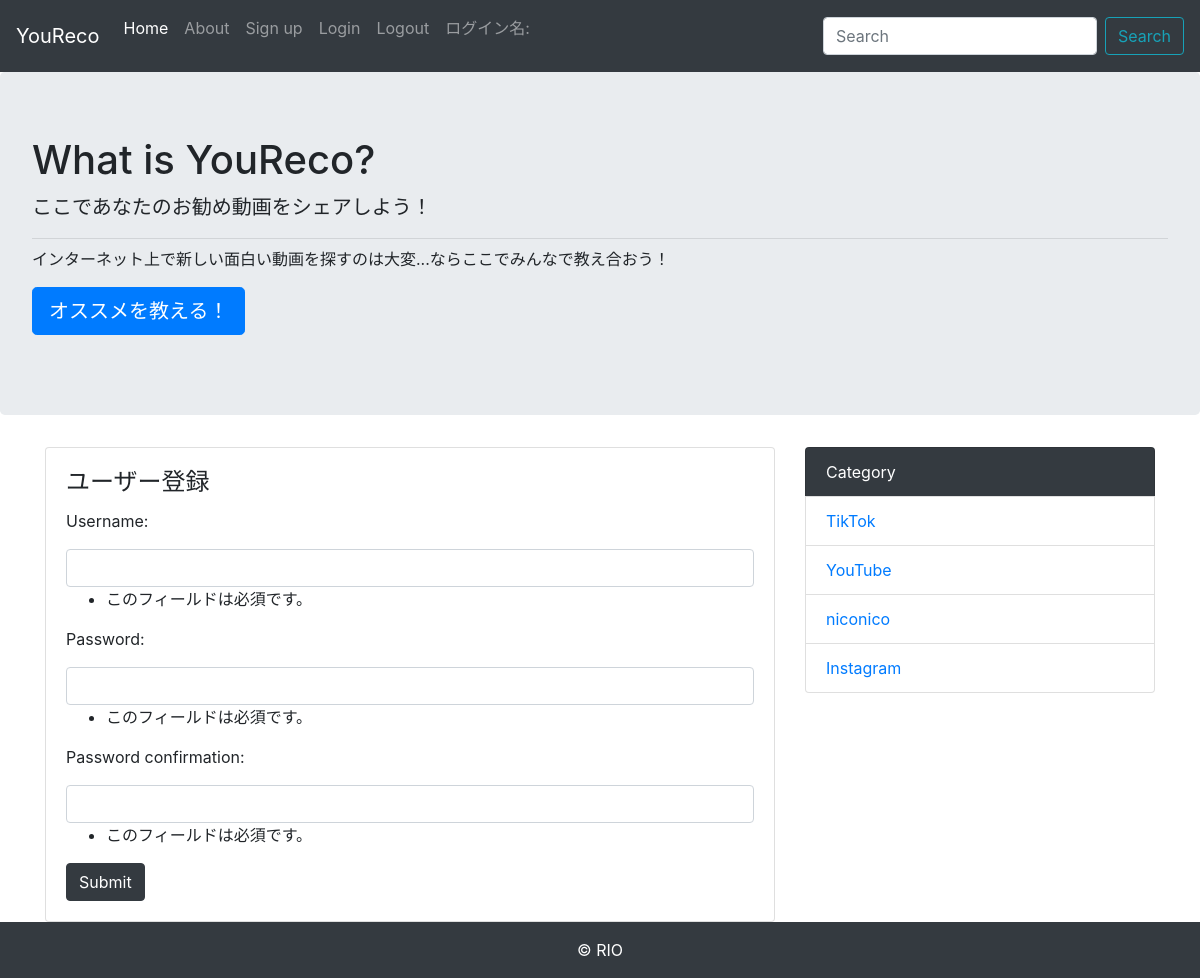
Page /create/ on the committed database.
### blog/models.py (models this page shows)
class Category(models.Model):
    name = models.CharField('Category', max_length=255)
    created_at = models.DateTimeField('Date', default=timezone.now)
    def __str__(self):
        return self.name

### blog/views.py (the view, shortened to what this page needs)
class Create_account(generic.CreateView):
    def get(self, request, *args, **kwargs):
        form = UserCreateForm(request.POST)
        return  render(request, 'create.html', {'form': form,})

### blog/forms.py
class UserCreateForm(UserCreationForm):
    def __init__(self, *args, **kwargs):
        super().__init__(*args, **kwargs)
        self.fields['username'].widget.attrs['class'] = 'form-control'
        self.fields['password1'].widget.attrs['class'] = 'form-control'
        self.fields['password2'].widget.attrs['class'] = 'form-control'
    class Meta:
       model = User
       fields = ("username", "password1", "password2",)

### blog/context_processors.py (called while the page is built)
def common(request):
    context = {
        'category_list': Category.objects.all(),
    }
    return context

### blog/templates/create.html (shortened to what this page needs)
{% extends 'blog/base.html' %}
{% block content%}
<div class="card">
  <div class="card-body">
    <h4 class="card-title">ユーザー登録</h4>
    <form action="" method='POST'>
      {% for field in form %}
      <div class='form-group'>
          <label for="{{field.id_for_label}}">{{field.label_tag}}</label>
          {{field}}
          {{field.errors}}
      </div>
      {% endfor %}
      <button type='submit' class='btn btn-dark'>Submit</button>
  </form>
  </div>
</div>
{% endblock%}

### blog/templates/blog/base.html (shortened to what this page needs)
<!doctype html>
<html lang="ja">
  <head>
    <link rel="stylesheet" href="https://maxcdn.bootstrapcdn.com/bootstrap/4.0.0-beta.2/css/bootstrap.min.css">
  </head>
  <body>
    <nav class="navbar navbar-expand-lg navbar-dark bg-dark">
      <a class="navbar-brand" href="#">YouReco</a>
      <div class="collapse navbar-collapse" id="navbarSupportedContent">
        <ul class="navbar-nav mr-auto">
          <li class="nav-item active">
            <a class="nav-link" href="{% url 'blog:index' %}">Home</a>
          </li>
          <li class="nav-item">
            <a class="nav-link" href="{% url 'blog:about' %}">About</a>
          </li>
          <li class="nav-item">
            <a class="nav-link" href="{% url 'blog:create_account' %}">Sign up</a>
          </li>
          <li class="nav-item">
            <a class="nav-link" href="{% url 'blog:login' %}">Login</a>
          </li>
          <li class="nav-item">
            <a class="nav-link" href="{% url 'blog:logout' %}">Logout</a>
          </li>
          <li class="">
            <p class="nav-link" href="">ログイン名:{{user.get_username}}</a>
          </li>
        </ul>
        <form class="form-inline my-2 my-lg-0" method='GET' action= {% url 'blog:index' %}>
          <input class="form-control mr-sm-2" type="text" placeholder="Search" aria-label="Search" name='keyword'>
          <button class="btn btn-outline-info text-info my-2 my-sm-0" type="submit">Search</button>
      </div>
    </nav>
    <div class="jumbotron">
      <h1 class="font-weight-lighter">What is YouReco?</h1>
      <p class="lead">ここであなたのお勧め動画をシェアしよう！</p>
      <hr class="my-2">
      <p>インターネット上で新しい面白い動画を探すのは大変...ならここでみんなで教え合おう！</p>
      <p class="lead">
        <a class="btn btn-primary btn-lg" href="{% url 'blog:share' %}" role="button">オススメを教える！</a>
      </p>
    </div>
    <div class="container">
      <div class='row'>
        <div class='col-md-8'>
      {% block content %}
      {% endblock %}
        </div>
        <div class='col-md-4'>
          <ul class="list-group">
            <li class="list-group-item bg-dark text-white">Category</li>
            {% for category in category_list %}
            <li class="list-group-item"><a href="{% url 'blog:category' category.pk%}">{{ category }}</a></li>
            {% endfor%}
          </ul>
        </div>
      </div>
    </div>
    <footer class='bg-dark text-white text-center py-3'>
      &copy; RIO
    </footer>
  </body>
</html>

### rows in the picture
Category: name "TikTok"
Category: name "YouTube"
Category: name "niconico"
Category: name "Instagram"

### other values in the picture
{{ field.label_tag }} "Username:" "Password:" "Password confirmation:"
{{ field.errors }} "このフィールドは必須です。" "このフィールドは必須です。" "このフィールドは必須です。"
